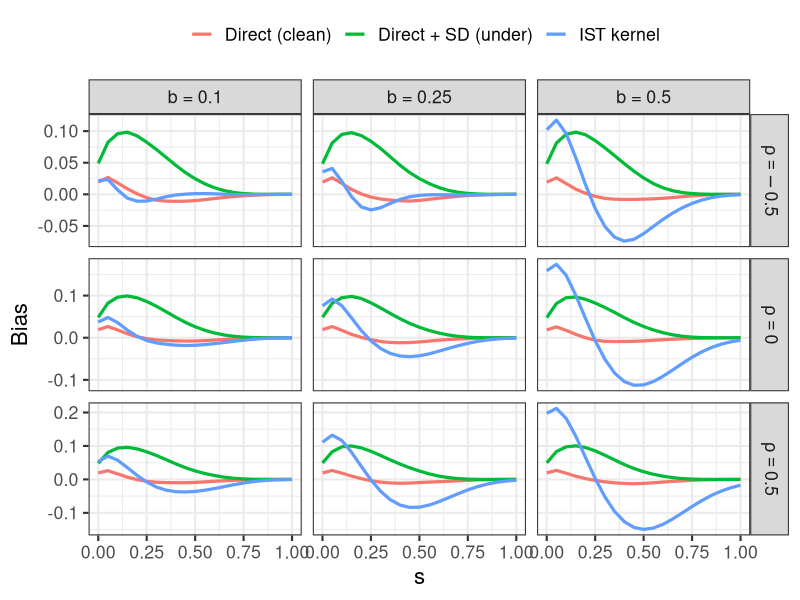
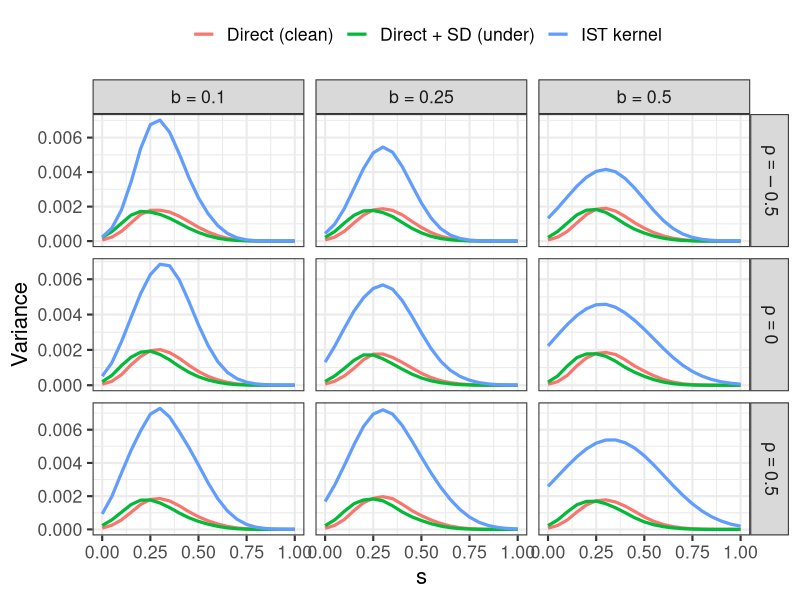
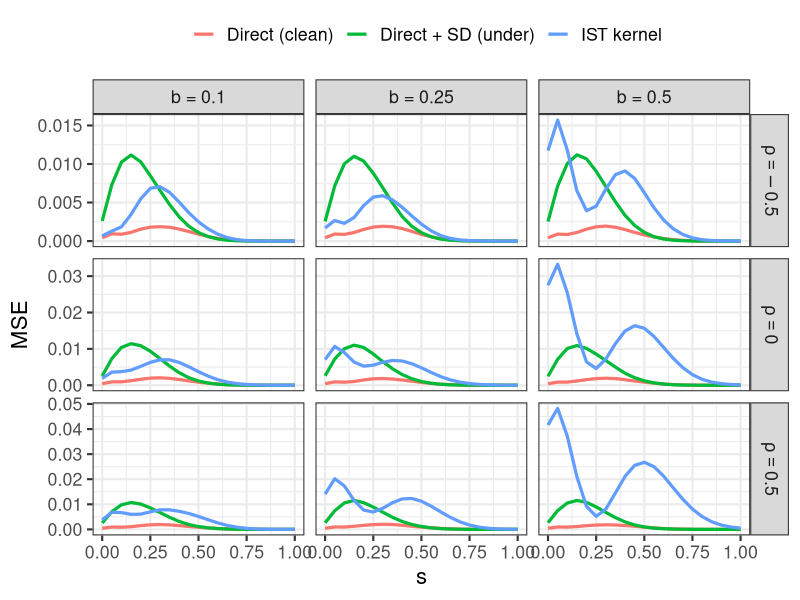
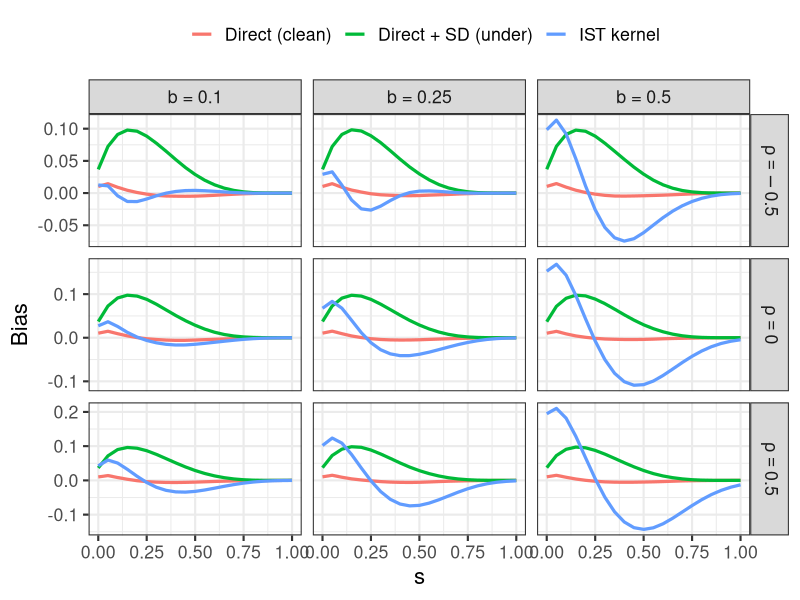
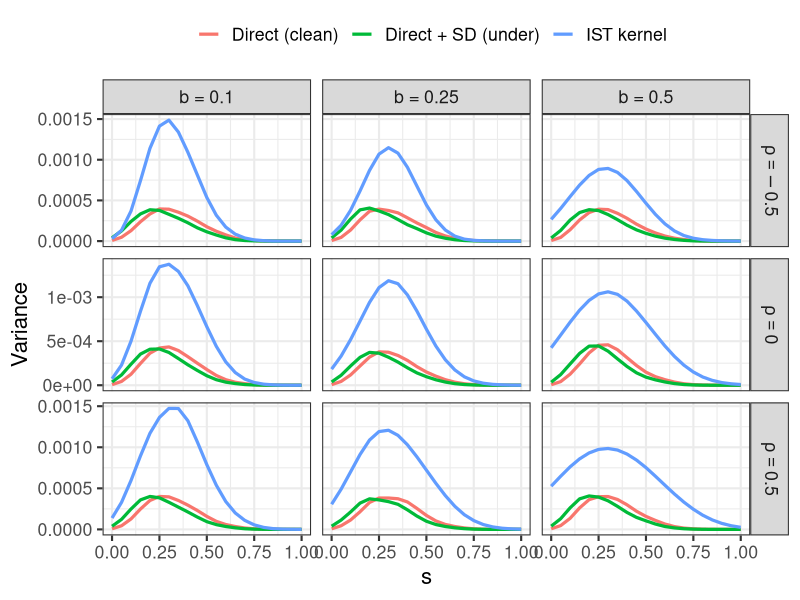
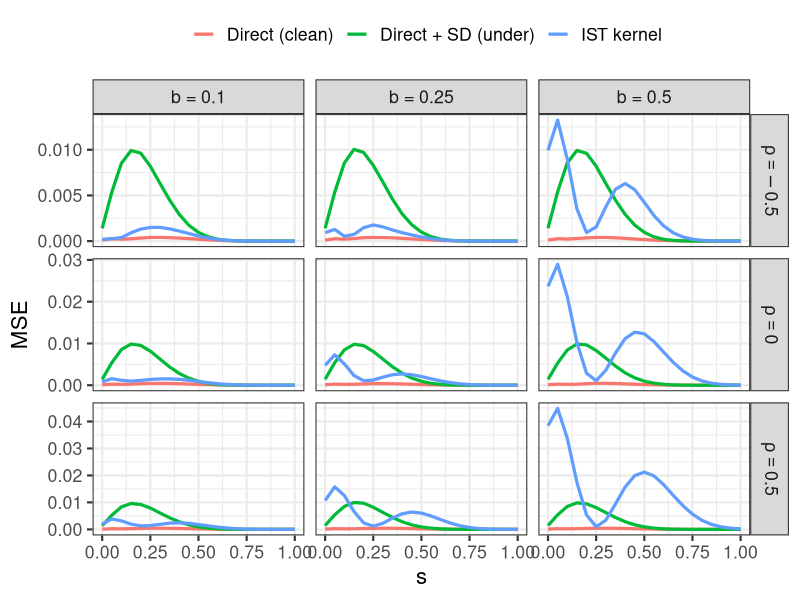
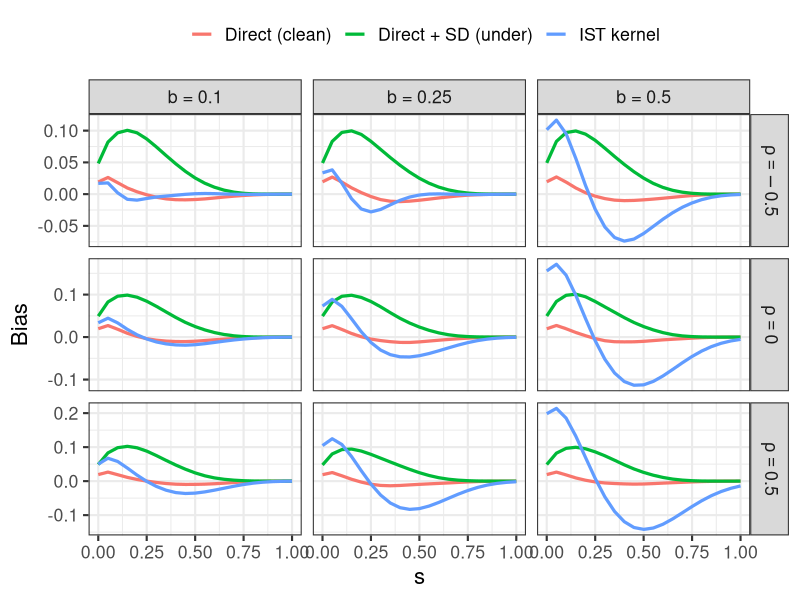
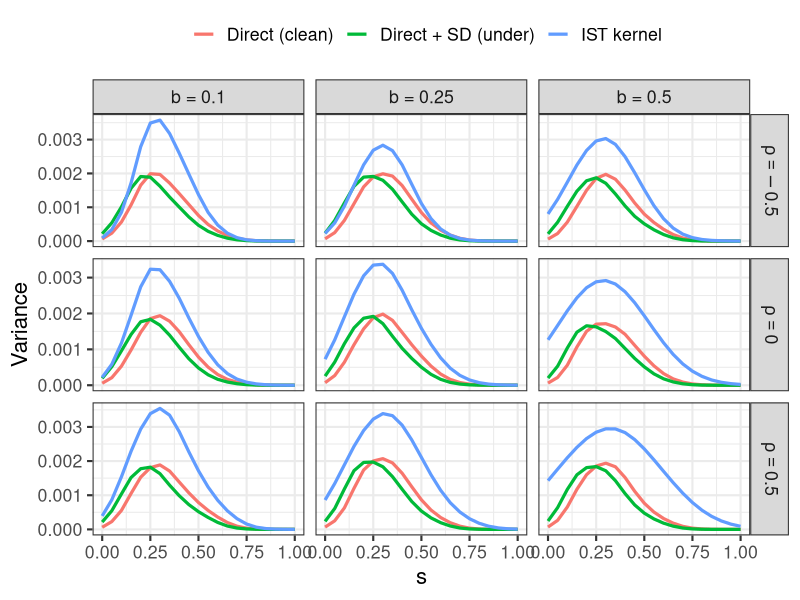

The R script that drew these images, in order: (Note: this script raises an error after producing the figures.)
## ---- chunk 1
library(readr)
library(ggplot2)

# S Beta C UNIFORM 
plot_data_beta_unif <- read_csv("ISTKernel_ALL_plot_data_CUNIFORM_SBeta_rho_n_baseS_withSD.csv")

# S GAMMA C GAMMA
plot_data_gamma_gamma <- read_csv("ISTKernel_ALL_plot_data_CGAMMA_SGAMMA_rho_n_baseS_withSD.csv")

# S norm C beta
plot_data_norm_beta <- read_csv("ISTKernel_ALL_plot_data_Snorm_Cbeta_rho_n_baseS_withSD.csv")



## ---- chunk 2

plot_data_beta_unif$n <- factor(
  plot_data_beta_unif$n,
  levels = c(100, 500),
  labels = c("n = 100", "n = 500")
)

plot_data_beta_unif$p1 <- factor(
  plot_data_beta_unif$p1,
  levels = c(0.25, 0.5, 0.75)
)

plot_data_beta_unif$rho <- factor(
  plot_data_beta_unif$rho,
  levels = c(-0.5, 0, 0.5),
  labels = c("rho == -0.5", "rho == 0", "rho == 0.5")
)

plot_data_beta_unif$maxc <- factor(
  plot_data_beta_unif$maxc,
  levels = c(0.1, 0.25, 0.5)
)

plot_data_beta_unif$C_label <- factor(
  paste0("b = ", plot_data_beta_unif$maxc)
)

# rename legend labels
plot_data_beta_unif$estimator <- factor(
  plot_data_beta_unif$estimator,
  levels = c("dir", "dir_sd", "hat"),
  labels = c("Direct (clean)", "Direct + SD (under)", "IST kernel")
)

LINE_W <- 1.1

for (pp in levels(plot_data_beta_unif$p1)) {
  for (nn in levels(plot_data_beta_unif$n)) {

    pd <- subset(plot_data_beta_unif, p1 == pp & n == nn)

    # Bias
    bias_plot <- ggplot(pd, aes(x = s, y = bias, color = estimator)) +
      geom_line(linewidth = LINE_W) +
      facet_grid(rho ~ C_label, scales = "free_y", labeller = labeller(rho = label_parsed)) +
      theme_bw(base_size = 16) +
      theme(
        legend.position = "top"
      ) +
      labs(
        x = "s",
        y = "Bias",
        color = ""
      )

    print(bias_plot)
    ggsave(
      paste0("IST_KERNEL_Bias_CUNIFORM_SBeta_p1_", pp, "_", gsub(" = ", "", nn), ".png"),
      plot = bias_plot, width = 14, height = 8, dpi = 300
    )

    # Variance
    var_plot <- ggplot(pd, aes(x = s, y = var, color = estimator)) +
      geom_line(linewidth = LINE_W) +
      facet_grid(rho ~ C_label, scales = "free_y", labeller = labeller(rho = label_parsed)) +
      theme_bw(base_size = 16) +
      theme(
        legend.position = "top"
      ) +
      labs(
        x = "s",
        y = "Variance",
        color = ""
      )

    print(var_plot)
    ggsave(
      paste0("IST_KERNEL_Variance_CUNIFORM_SBeta_p1_", pp, "_", gsub(" = ", "", nn), ".png"),
      plot = var_plot, width = 14, height = 8, dpi = 300
    )

    # MSE
    mse_plot <- ggplot(pd, aes(x = s, y = mse, color = estimator)) +
      geom_line(linewidth = LINE_W) +
      facet_grid(rho ~ C_label, scales = "free_y", labeller = labeller(rho = label_parsed)) +
      theme_bw(base_size = 16) +
      theme(
        legend.position = "top"
      ) +
      labs(
        x = "s",
        y = "MSE",
        color = ""
      )

    print(mse_plot)
    ggsave(
      paste0("IST_KERNEL_MSE_CUNIFORM_SBeta_p1_", pp, "_", gsub(" = ", "", nn), ".png"),
      plot = mse_plot, width = 14, height = 8, dpi = 300
    )
  }
}





## ---- chunk 3



plot_data_gamma_gamma$n <- factor(
  plot_data_gamma_gamma$n,
  levels = c(100, 500),
  labels = c("n = 100", "n = 500")
)

plot_data_gamma_gamma$rho <- factor(
  plot_data_gamma_gamma$rho,
  levels = c(-0.5, 0, 0.5),
  labels = c("rho == -0.5", "rho == 0", "rho == 0.5")
)

plot_data_gamma_gamma$p1 <- factor(
  plot_data_gamma_gamma$p1,
  levels = c(0.25, 0.5, 0.75)
)

plot_data_gamma_gamma$ratec <- factor(
  plot_data_gamma_gamma$ratec,
  levels = c(16, 8, 4, 2)
)

plot_data_gamma_gamma$C_label <- factor(
  paste0("beta== ", plot_data_gamma_gamma$ratec),
  levels = c("beta== 16", "beta== 8", "beta== 4", "beta== 2")
)

plot_data_gamma_gamma$estimator <- factor(
  plot_data_gamma_gamma$estimator,
  levels = c("dir", "dir_sd", "hat"),
  labels = c("Direct (clean)", "Direct + SD (under)", "IST kernel")
)

LINE_W <- 1.1

for (pp in levels(plot_data_gamma_gamma$p1)) {
  for (nn in levels(plot_data_gamma_gamma$n)) {

    pd <- subset(plot_data_gamma_gamma, p1 == pp & n == nn)

    # Bias
    bias_plot <- ggplot(pd, aes(x = s, y = bias, color = estimator)) +
      geom_line(linewidth = LINE_W) +
      facet_grid(rho ~ C_label, scales = "free_y", labeller = label_parsed) +
      theme_bw(base_size = 16) +
      theme(
        legend.position = "top"
      ) +
      labs(
        x = "s",
        y = "Bias",
        color = ""
      )

    print(bias_plot)
    ggsave(
      paste0("IST_KERNEL_Bias_CGAMMA_SGAMMA_p1_", pp, "_", gsub(" = ", "", nn), ".png"),
      plot = bias_plot, width = 18, height = 10, dpi = 300
    )

    # Variance
    var_plot <- ggplot(pd, aes(x = s, y = var, color = estimator)) +
      geom_line(linewidth = LINE_W) +
      facet_grid(rho ~ C_label, scales = "free_y", labeller = label_parsed) +
      theme_bw(base_size = 16) +
      theme(
        legend.position = "top"
      ) +
      labs(
        x = "s",
        y = "Variance",
        color = ""
      )

    print(var_plot)
    ggsave(
      paste0("IST_KERNEL_Variance_CGAMMA_SGAMMA_p1_", pp, "_", gsub(" = ", "", nn), ".png"),
      plot = var_plot, width = 18, height = 10, dpi = 300
    )

    # MSE
    mse_plot <- ggplot(pd, aes(x = s, y = mse, color = estimator)) +
      geom_line(linewidth = LINE_W) +
      facet_grid(rho ~ C_label, scales = "free_y", labeller = label_parsed) +
      theme_bw(base_size = 16) +
      theme(
        legend.position = "top"
      ) +
      labs(
        x = "s",
        y = "MSE",
        color = ""
      )

    print(mse_plot)
    ggsave(
      paste0("IST_KERNEL_MSE_CGAMMA_SGAMMA_p1_", pp, "_", gsub(" = ", "", nn), ".png"),
      plot = mse_plot, width = 18, height = 10, dpi = 300
    )
  }
}





## ---- chunk 4


plot_data_norm_beta$n <- factor(
  plot_data_norm_beta$n,
  levels = c(100, 500),
  labels = c("n = 100", "n = 500")
)

plot_data_norm_beta$rho <- factor(
  plot_data_norm_beta$rho,
  levels = c(-0.5, 0, 0.5),
  labels = c("rho == -0.5", "rho == 0", "rho == 0.5")
)

plot_data_norm_beta$p1 <- factor(
  plot_data_norm_beta$p1,
  levels = c(0.25, 0.5, 0.75)
)

plot_data_norm_beta$a <- factor(
  plot_data_norm_beta$a,
  levels = c(20, 10, 3, 0.5)
)

plot_data_norm_beta$C_label <- factor(
  paste0("a = ", plot_data_norm_beta$a),
  levels = c("a = 20", "a = 10", "a = 3", "a = 0.5")
)

plot_data_norm_beta$estimator <- factor(
  plot_data_norm_beta$estimator,
  levels = c("dir", "dir_sd", "hat"),
  labels = c("Direct (clean)", "Direct + SD (under)", "IST kernel")
)

LINE_W <- 1.1

for (pp in levels(plot_data_norm_beta$p1)) {
  for (nn in levels(plot_data_norm_beta$n)) {

    pd <- subset(plot_data_norm_beta, p1 == pp & n == nn)

    # Bias
    bias_plot <- ggplot(pd, aes(x = s, y = bias, color = estimator)) +
      geom_line(linewidth = LINE_W) +
      facet_grid(rho ~ C_label, scales = "free_y", labeller = labeller(rho = label_parsed)) +
      theme_bw(base_size = 16) +
      theme(
        legend.position = "top"
      ) +
      labs(
        x = "s",
        y = "Bias",
        color = ""
      )

    print(bias_plot)
    ggsave(
      paste0("IST_KERNEL_Bias_Snorm_Cbeta_p1_", pp, "_", gsub(" = ", "", nn), ".png"),
      plot = bias_plot, width = 18, height = 10, dpi = 300
    )

    # Variance
    var_plot <- ggplot(pd, aes(x = s, y = var, color = estimator)) +
      geom_line(linewidth = LINE_W) +
      facet_grid(rho ~ C_label, scales = "free_y", labeller = labeller(rho = label_parsed)) +
      theme_bw(base_size = 16) +
      theme(
        legend.position = "top"
      ) +
      labs(
        x = "s",
        y = "Variance",
        color = ""
      )

    print(var_plot)
    ggsave(
      paste0("IST_KERNEL_Variance_Snorm_Cbeta_p1_", pp, "_", gsub(" = ", "", nn), ".png"),
      plot = var_plot, width = 18, height = 10, dpi = 300
    )

    # MSE
    mse_plot <- ggplot(pd, aes(x = s, y = mse, color = estimator)) +
      geom_line(linewidth = LINE_W) +
      facet_grid(rho ~ C_label, scales = "free_y", labeller = labeller(rho = label_parsed)) +
      theme_bw(base_size = 16) +
      theme(
        legend.position = "top"
      ) +
      labs(
        x = "s",
        y = "MSE",
        color = ""
      )

    print(mse_plot)
    ggsave(
      paste0("IST_KERNEL_MSE_Snorm_Cbeta_p1_", pp, "_", gsub(" = ", "", nn), ".png"),
      plot = mse_plot, width = 18, height = 10, dpi = 300
    )
  }
}
